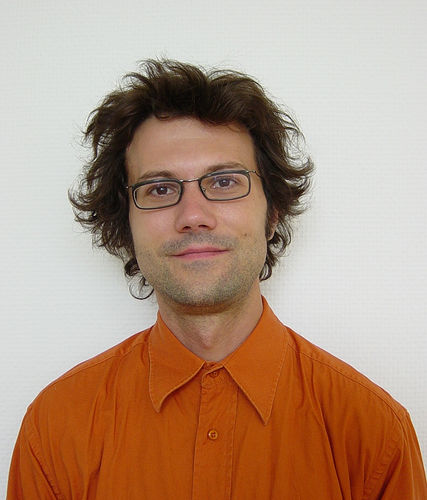
//> input picture image-segmentation/graphcut/linux/image.jpg, 427 x 500 px
$ ./graphcut   (built with g++ and OpenCV 4)
//> lines starting //> are read from the running program, lines starting //| are printed output that depends on the picture
### image-segmentation/graphcut/src/LinkedBlockList.h
/* Singly Linked List of Blocks */
// This data structure should be used only for the GCoptimization class implementation
// because it lucks some important general functions for general list, like remove_item()
// The head block may be not full
// For regular 2D grids, it's better to set GCLL_BLOCK_SIZE to 2
// For other graphs, it should be set to the average expected number of neighbors
// Data in linked list for the neighborhood system is allocated in blocks of size GCLL_BLOCK_SIZE

#ifndef __LINKEDBLOCKLIST_H__
#define __LINKEDBLOCKLIST_H__

#define GCLL_BLOCK_SIZE 4
// GCLL_BLOCKSIZE should "fit" into the type BlockType. That is
// if GCLL_BLOCKSIZE is larger than 255 but smaller than largest short integer
// then  BlockType should be set to short
typedef char BlockType;

//The type of data stored in the linked list
typedef void * ListType;

class LinkedBlockList{

public:
	void addFront(ListType item);
	inline bool isEmpty(){if (m_head == 0) return(true); else return(false);};
	inline LinkedBlockList(){m_head = 0; m_head_block_size = GCLL_BLOCK_SIZE;};
	~LinkedBlockList();

	// Next three functins are for the linked list traversal
	inline void setCursorFront(){m_cursor = m_head; m_cursor_ind = 0;};
	ListType next();
	bool hasNext();

private:
	typedef struct LLBlockStruct{
		ListType m_item[GCLL_BLOCK_SIZE];
		struct LLBlockStruct *m_next;
	} LLBlock;

	LLBlock *m_head;
	// Remembers the number of elements in the head block, since it may not be full
	BlockType m_head_block_size;
	// For block traversal, points to current element in the current block
	BlockType m_cursor_ind;
	// For block traversal, points to current block in the linked list
	LLBlock *m_cursor;
};

#endif

### image-segmentation/graphcut/src/graphcut.cpp
#include <stdio.h>
#include <stdlib.h>
#include <math.h>
#include <string.h>
#include <time.h>
#include "GCoptimization.h"

#include "cv.h"
#include "highgui.h"
#include "ml.h"

using namespace cv;

#include <vector>
#include <iostream>
#include <limits>

using namespace std;

#define __PI 3.14159265

// [228 lines left out: functions graphcut, graphcut1, not called in this run]

int selectedRange = 0;
Range rs[6] = {Range(40,164),Range(56,149),Range(192,241),Range(32,185),Range(16,169),Range(163,206)};
bool draw = false;

// [85 lines left out: functions on_mouse, getEdges, not called in this run]

void doEM3D(Mat& _im, Mat& probs,int num_models = 2,int num_gaussians = 3, bool useRanges = true) {
	Mat im = _im;

	vector<CvEM> model(num_models);
	CvEMParams ps(num_gaussians);

	imshow("tmp1",im);

	vector<Mat> samples(num_models);
	while(true) {
		if(useRanges) {
			cout << "Define ranges (press <space> to continue)"<<endl;
			while(true) {
				int c = waitKey();
				if(c==' ') break;
				else selectedRange = c - '1';
				cout << "Selected range: " << selectedRange << endl;
			}

			vector<Mat> splitted;
			for(int i=0;i<num_models;i++) {
				Mat _tmp; im(rs[i*2],rs[i*2+1]).copyTo(_tmp);
				_tmp.reshape(1,_tmp.rows*_tmp.cols).convertTo(samples[i],CV_32FC1,1.0/255.0);
			}
		}

		for(int i=0;i<num_models;i++) {
			model[i].clear();
			model[i].train(samples[i],Mat(),ps,NULL);

			cout << "Model "<<i<<" means: ";
			const CvMat* m = model[i].get_means();
			for(int g=0;g<num_gaussians;g++) {
				for(int c=0;c<3;c++) cout << m->data.db[g*3 + c] <<", ";
				cout << endl;
			}
			cout << endl;
		}

		Mat out_lables(im.size(),CV_32FC1);
		float _s[3];
		Mat sample(1,3,CV_32FC1,&_s);

		probs = Mat(im.rows*im.cols,num_models,CV_64FC1);
		{
			Mat _tmp(1,2,CV_64FC1);
			for(int y=0;y<im.rows;y++) {
				uchar* imp = im.ptr<uchar>(y);
				float* outl_ptr = out_lables.ptr<float>(y);
				int probs_mult = y*im.cols;
				for(int x=0;x<im.cols;x++) {
					float _label,maxv = std::numeric_limits<float>::min();
					double p;
					int probs_mult1 = x*num_models;
					for(int i=0;i<num_models;i++) {
						float ps[3];
						for(int c=0;c<3;c++) {
							_s[c] = ((float)imp[c + x*3]) / 255.0f;
						}

						Mat X; sample.copyTo(X);
						Mat xprob;
						model[i].predict(X,&xprob);
						double* w = model[i].get_weights()->data.db;
						p = std::numeric_limits<double>::min();
						for(int g=0;g<num_gaussians;g++) p = max(p,w[g]*(double)(((float*)xprob.data)[g]));

						probs.at<double>(probs_mult + x,i) = p;
						if(p>maxv) { maxv = p; _label = (float)i; }
					}
					outl_ptr[x] = _label;
				}
			}
		}

		{
			Mat _tmp(im.size(),CV_8UC1);
			out_lables.convertTo(_tmp,CV_8UC1);
			vector<Mat> vm(3); for(int i=0;i<3;i++) vm[i] = (_tmp == i);
			Mat out; merge(vm,out);
			imshow("tmp",out);

			if(num_models==3)
				imshow("tmp2",probs.reshape(num_models,im.rows));
		}

		cout<<"Press any key for another round or 'q' to finish"<<endl;
		int c = waitKey();
		if(c=='q') break;
	}
}

/**
 * if useRanges is true, use the mouse to define ranges, else use the labeling from lables
 * to train the GMM
 */
// [99 lines left out: function doEM1D, not called in this run]

int main(int argc, char** argv) {
	Mat _im = imread("image.jpg");
//> _im is the input picture: 500 rows x 427 cols, CV_8UC3; mean B, G, R 129.4, 150.2, 180.8
	Mat im;
	resize(_im,im,Size(_im.cols/2,_im.rows/2));

	rs[4] = Range(0,im.rows-1);
	rs[5] = Range(0,im.cols-1);

	namedWindow("tmp");
	namedWindow("tmp1");
	cvSetMouseCallback( "tmp1", on_mouse, &im );
	namedWindow("tmp2");

	Mat gray;
	cvtColor(im,gray,CV_RGB2GRAY);
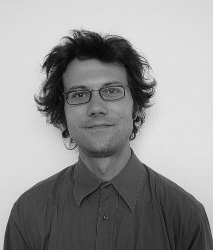
//> gray: 250 rows x 213 cols, CV_8UC1; min 4, max 233, mean 147.4

	Mat probs;
	Mat hsv_im; cvtColor(im,hsv_im,CV_BGR2HSV);
//> after `cvtColor(im, hsv_im, CV_BGR2HSV)`: hsv_im: 250 rows x 213 cols, CV_8UC3; mean H, S, V 32.1, 89.1, 182
	vector<Mat> v; split(hsv_im,v);
//> after `split(hsv_im, v)`:
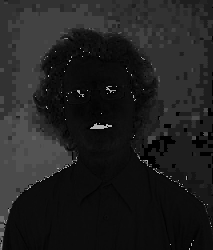
//> v[0]: 250 rows x 213 cols, CV_8UC1; min 0, max 179, mean 32.1
//> after `split(hsv_im, v)`:
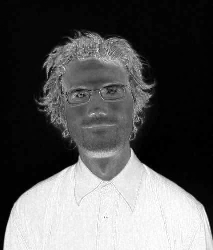
//> v[1]: 250 rows x 213 cols, CV_8UC1; min 0, max 255, mean 89.1
//> after `split(hsv_im, v)`:
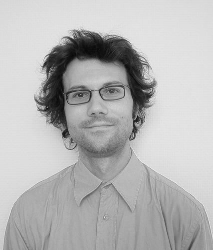
//> v[2]: 250 rows x 213 cols, CV_8UC1; min 8, max 236, mean 182

	{
		Mat gray32f; gray.convertTo(gray32f,CV_32FC1,1.0/255.0);
		Mat _tmp; Sobel(gray32f,_tmp,-1,1,1,3);
//> after `Sobel(gray32f, _tmp, - 1, 1, 1, 3)`:
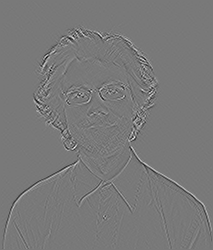
//> _tmp: 250 rows x 213 cols, CV_32FC1; min -0.89, max 0.98, mean -3.93e-05; drawn with min black and max white
		Mat _tmp1; Sobel(gray32f,_tmp1,-1,1,1,3,-1.0);
//> after `Sobel(gray32f, _tmp1, - 1, 1, 1, 3, - 1.0)`:
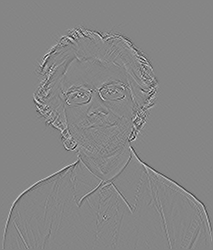
//> _tmp1: 250 rows x 213 cols, CV_32FC1; min -0.98, max 0.89, mean 3.93e-05; drawn with min black and max white
		Mat(abs(_tmp) + abs(_tmp1)).convertTo(v[2],CV_8UC1,255.0);
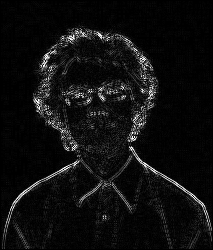
//> v[2]: 250 rows x 213 cols, CV_8UC1; min 0, max 255, mean 15.1
	}

	Mat combined; cv::merge(v,combined);
//> after `cv::merge(v, combined)`: combined: 250 rows x 213 cols, CV_8UC3; mean H, S, V 32.1, 89.1, 15.1
	doEM3D(combined,probs,3);
//> (the run ends here: the program needs code that is not available in this run, at `vector<CvEM> model(num_models);`)
